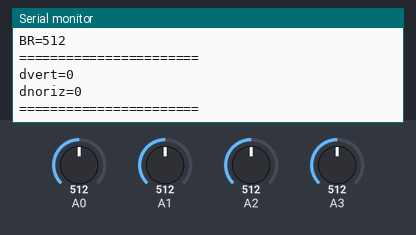
Recording of a sketch running on a simulated Arduino Uno, built with avr-gcc and run on an emulated ATmega328P. Parts: the last lines printed to the serial monitor. The test bench sets the inputs (shaded band); at power-on: A1 = 512, A0 = 512, A2 = 512, A3 = 512.

Above: at 9.3 s.
9.4 s: A1 set to 787
At 10.8 s:
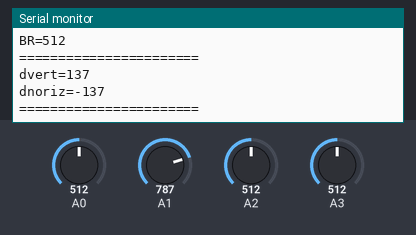
10.9 s: A1 set to 801
At 12.3 s:
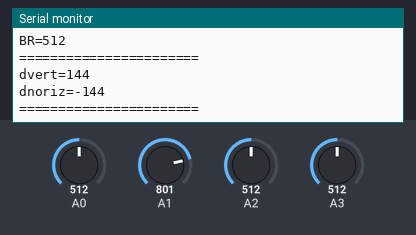
Timing chart, 0 to 13.4 s (numbered marks = the images above; inputs shaded):
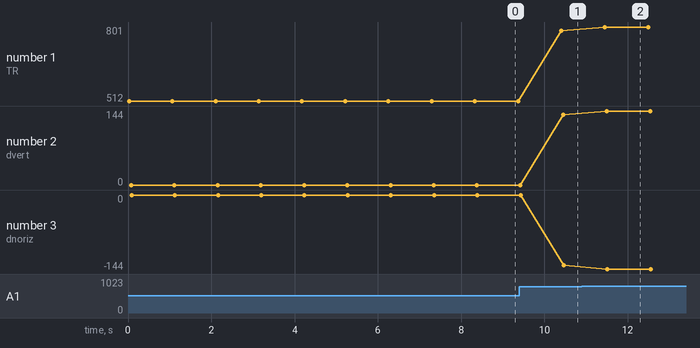

The sketch:

cds_test.ino
```cpp
int tl,tr,bl,br; //sensor value
int avt, avb,avl,avr; //average of sensor
int dvert, dhoriz; //difference of servo angle
void setup() {
  // put your setup code here, to run once:
  pinMode(A0,INPUT);
  pinMode(A1,INPUT);
  pinMode(A2,INPUT);
  pinMode(A3,INPUT);

  Serial.begin(9600);

  Serial.println("cds sensor test");
}

void loop() {
  // put your main code here, to run repeatedly:

  readSensor(1);

  caldiff(1);


  delay(1000);

}

void readSensor(int verb){

  tl=analogRead(A0);
  tr=analogRead(A1);
  bl=analogRead(A2);
  br=analogRead(A3);
  if(verb){
    Serial.print("TL=");
    Serial.println(tl);
    Serial.print("TR=");
    Serial.println(tr);
    Serial.print("BL=");
    Serial.println(bl);
    Serial.print("BR=");
    Serial.println(br);
    Serial.println("=======================");
  }

}

void caldiff(int verb){
  avt = (tl + tr) / 2; // calculate Top average
  avb = (bl + br) / 2; // calculate bottom average
  avl = (tl + bl) / 2; // calculate Left average
  avr = (tr + br) / 2; // calculate Right average

  dvert = avt - avb; // diff between top and bottom
  dhoriz = avl - avr;// diff between Left and Right

  if(verb){
    Serial.print("dvert=");
    Serial.println(dvert);
    Serial.print("dnoriz=");
    Serial.println(dhoriz);
    Serial.println("=======================");
  }
}
```

Measured:
- after the input at 9.4 s, the serial monitor: prints a new line after 1.0 s (image 1)
- after the input at 10.9 s, the serial monitor: prints a new line after 0.55 s (image 2)
- plotted number 1: 512 → 787 after the input at 9.4 s, 787 → 801 after the input at 10.9 s
- plotted number 2: 0 → 137 after the input at 9.4 s, 137 → 144 after the input at 10.9 s
- plotted number 3: 0 → -137 after the input at 9.4 s, -137 → -144 after the input at 10.9 s
